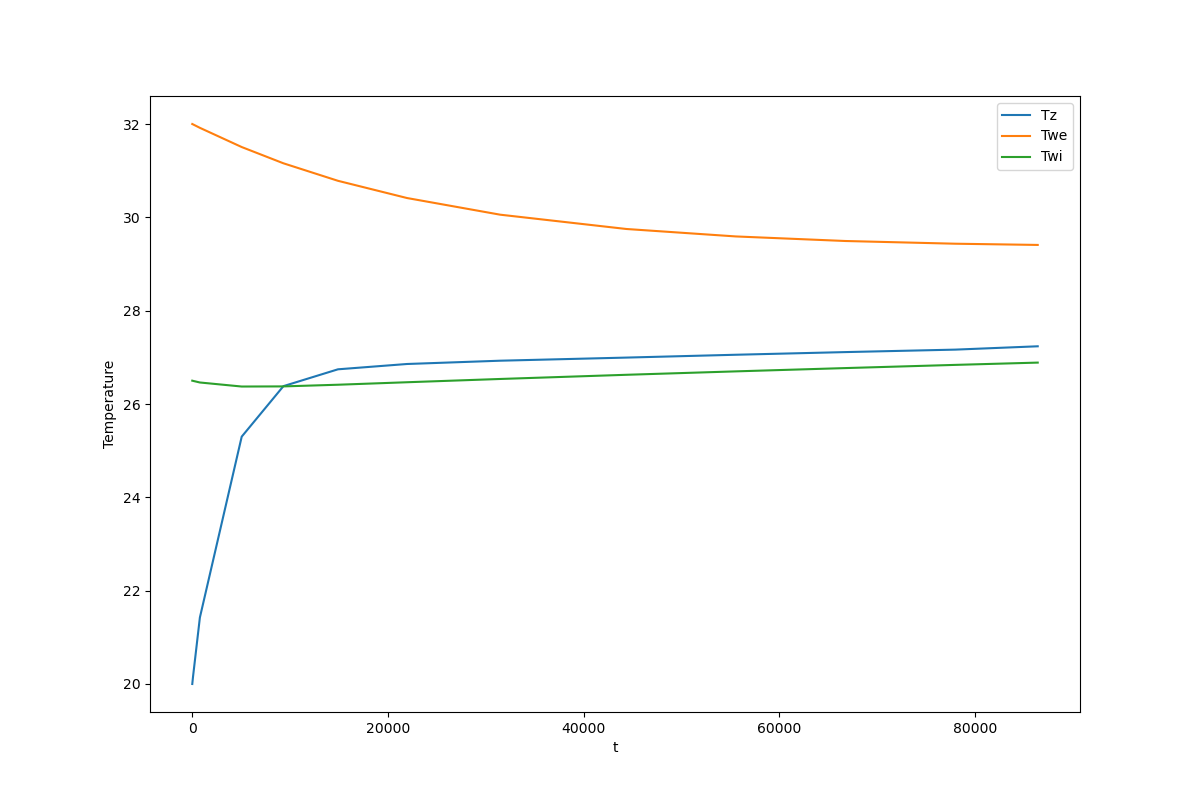

Write Python code to recreate this figure.
import taichi as ti
import taichi.math as tm
from scipy.integrate import solve_ivp
import numpy as np
import matplotlib.pyplot as plt
import pandas as pd


ti.init(arch=ti.cpu)
dtype = ti.f32
needs_grad = False

Rg = ti.field(dtype=dtype, shape=(), needs_grad = needs_grad)
Re = ti.field(dtype=dtype, shape=(), needs_grad = needs_grad)
Ri = ti.field(dtype=dtype, shape=(), needs_grad = needs_grad)
Rw = ti.field(dtype=dtype, shape=(), needs_grad = needs_grad)
Cwe = ti.field(dtype=dtype, shape=(), needs_grad = needs_grad)
Cwi = ti.field(dtype=dtype, shape=(), needs_grad = needs_grad)
Cai = ti.field(dtype=dtype, shape=(), needs_grad=needs_grad)

# a simple SGD with gradient clip
@ti.data_oriented
class SGD:
    def __init__(self, params, lr):
        self.params = params
        self.lr = lr

    def step(self):
        for w in self.params:
            self._step(w)

    @ti.kernel
    def _step(self, w: ti.template()):
        for I in ti.grouped(w):
            w[I] -= min(max(w.grad[I], -20.0), 20.0) * self.lr

    def zero_grad(self):
        for w in self.params:
            w.grad.fill(0.0)


# a simple RC zone model -> ODE system
"""
This is a 4r3c model for zone temperature prediction
ODE::   xdot = Ax + Bd
        y = Cx
States:
        x = [Tai, Twe, Twi]'
Disturbances:
        u = [Tao, qCon_i, qHVAC, qRad_e, qRad_i]'
Output:
        y = [Tai]
===================================================
"""

def get_ABCD(Cai, Cwe, Cwi, Re, Ri, Rw, Rg):
    A = np.zeros((3,3))
    B = np.zeros((3,5))
    C = np.zeros((1,3))
    A[0,0] = -1/Cai*(1/Rg+1/Ri)
    A[0,2] = 1/(Cai*Ri)
    A[1,1] = -1/Cwe*(1/Re+1/Rw)
    A[1,2] = 1/(Cwe*Rw)
    A[2,0] = 1/(Cwi*Ri)
    A[2,1] = 1/(Cwi*Rw)
    A[2,2] = -1/Cwi*(1/Rw+1/Ri)

    B[0,0] = 1/(Cai*Rg)
    B[0,1] = 1/Cai
    B[0,2] = 1/Cai 
    B[1,0] = 1/(Cwe*Re)
    B[1,3] = 1/Cwe
    B[2,4] = 1/Cwi

    C[0,0] = 1

    D = 0
    
    return A, B, C, D

def zone_state_space(t, x, A, B, d):
    x = x.reshape(-1,1)
    dx = np.matmul(A,x) + np.matmul(B,d) 
    dx = dx.reshape(-1)

    return dx

# get some data
dt = 3600
disturbances = pd.read_csv('./data/disturbance_1min.csv', index_col=[0])
n = len(disturbances)
index = range(0,n*60, 60)
disturbances.index = index
disturbances_dt = disturbances.groupby([disturbances.index // dt]).mean()


Cz = 6953.9422092947289
Cwe = 21567.368048437285
Cwi = 188064.81655062342
Re = 1.4999822619982095
Ri = 0.55089086571081913
Rw = 5.6456475609117183
Rg = 3.9933826145529263
A, B, C, D = get_ABCD(Cz, Cwe, Cwi, Re, Ri, Rw, Rg)

d = disturbances_dt.values
print(d.shape)
# solve ode

def solve_zone(ts, te, x0, nsteps, A, B, d):
    # 
    t = []
    x1 = []
    x2 = []
    x3 = []

    # dt
    dt = int((te - ts) / nsteps)

    # do step
    x0 = x0
    for i in range(nsteps):
        tspan = [dt*i, dt*(i+1)]
        di = d[i,:].reshape(-1,1)
        #print(x0.shape)
        sol = solve_ivp(zone_state_space, tspan, x0, args=(A, B, di))

        # out
        t.extend(sol.t.tolist())
        x1.extend(sol.y[0].tolist())
        x2.extend(sol.y[1].tolist())
        x3.extend(sol.y[2].tolist())
        x0 = sol.y[:,-1]

    x = [x1, x2, x3]

    return t, x

ts = 0
nsteps = 24*28 #d.shape[0]
te = ts + nsteps*dt
x0 = np.array([20, 32, 26.5])

t, x = solve_zone(ts, te, x0, nsteps, A, B, d)

# plot results
plt.figure(figsize = (12, 8))
plt.plot(t, x[0], label="Tz")
plt.plot(t, x[1], label="Twe")
plt.plot(t, x[2], label="Twi")

plt.xlabel('t')
plt.ylabel('Temperature')
plt.legend()
plt.savefig('simpleRC.png')
